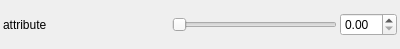
<?xml version="1.0" encoding="UTF-8"?>
<ui version="4.0">
 <class>float_widget</class>
 <widget class="QWidget" name="float_widget">
  <property name="geometry">
   <rect>
    <x>0</x>
    <y>0</y>
    <width>400</width>
    <height>49</height>
   </rect>
  </property>
  <property name="windowTitle">
   <string>Widget</string>
  </property>
  <layout class="QHBoxLayout" name="horizontalLayout">
   <property name="spacing">
    <number>3</number>
   </property>
   <property name="leftMargin">
    <number>3</number>
   </property>
   <property name="topMargin">
    <number>3</number>
   </property>
   <property name="rightMargin">
    <number>3</number>
   </property>
   <property name="bottomMargin">
    <number>3</number>
   </property>
   <item>
    <widget class="QLabel" name="attributeL">
     <property name="sizePolicy">
      <sizepolicy hsizetype="Expanding" vsizetype="Preferred">
       <horstretch>0</horstretch>
       <verstretch>0</verstretch>
      </sizepolicy>
     </property>
     <property name="text">
      <string>attribute</string>
     </property>
    </widget>
   </item>
   <item>
    <widget class="QSlider" name="valusSL">
     <property name="orientation">
      <enum>Qt::Horizontal</enum>
     </property>
    </widget>
   </item>
   <item>
    <widget class="QDoubleSpinBox" name="valueDSB"/>
   </item>
  </layout>
 </widget>
 <layoutdefault spacing="6" margin="11"/>
 <resources/>
 <connections/>
</ui>
